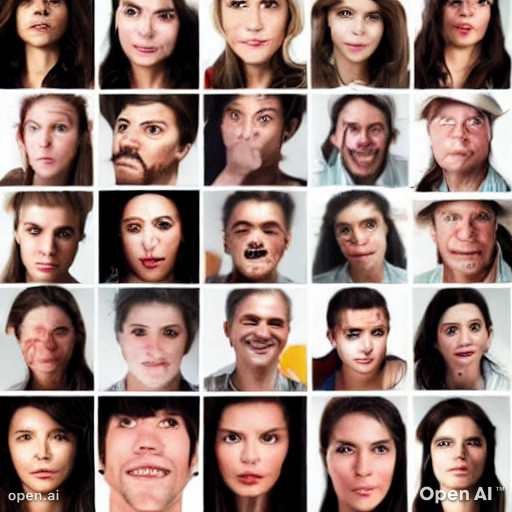
#> input picture human_faces-2.jpg, 512 x 512 px
$ python recog_faces.py
#> lines starting #> are read from the running program, lines starting #| are printed output that depends on the picture; after the words box and inside, x2 and y2 are one past the last pixel; in counts of white or black regions, pixels touching at a corner belong together
import cv2
#loading an image
img=cv2.imread('human_faces-2.jpg')
#> img is the input picture: shape (512, 512, 3); mean B, G, R 117.9, 125.2, 149.5
#loading xml file for recognising faces
face_cascade=cv2.CascadeClassifier('faces.xml')
#find diff sizes of the face
faces=face_cascade.detectMultiScale(img,1.1,4) # command set-up
#> faces = 20 rows, first 6: [14, 103, 66, 66], [325, 202, 64, 64], [425, 417, 68, 68], [332, 103, 63, 63], [215, 93, 67, 67], [431, 195, 68, 68]
# we get the list with a bunch of list "faces"/number/cordinates
print(faces)
#> (printed output is left out)

#place this cordinates on the img
for (x,y,w,h) in faces:
    cv2.rectangle(img,(x,y),(x+w,y+h),(255,255,255),4)
#> this loop made 20 passes
#> (x, y, w, h) on passes 1 to 12: (14, 103, 66, 66), (325, 202, 64, 64), (425, 417, 68, 68), (332, 103, 63, 63), (215, 93, 67, 67), (431, 195, 68, 68), (12, 205, 72, 72), (227, 295, 70, 70), (429, 302, 67, 67), (15, 306, 66, 66), (331, 308, 66, 66), (6, 411, 71, 71)
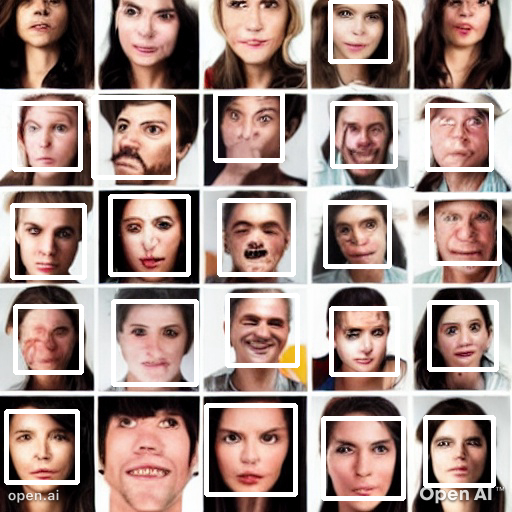
#> img: shape (512, 512, 3); 10.69% of pixels changed, all inside (x1, y1, x2, y2) = (4, 0, 502, 501)
cv2.imwrite('Detected_human_faces-2.jpeg',img)
